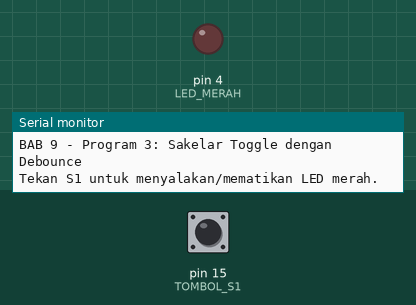
Recording of a sketch running on a simulated Arduino Uno, built with avr-gcc and run on an emulated ATmega328P. Parts: output pins drawn as LEDs (lit = HIGH), the last lines printed to the serial monitor. The test bench sets the inputs (shaded band); at power-on: pin 15 (TOMBOL_S1) LOW.

Above: at 1.2 s.
1.3 s: pin 15 (TOMBOL_S1) pulled HIGH for 0.15 s
At 2.0 s:
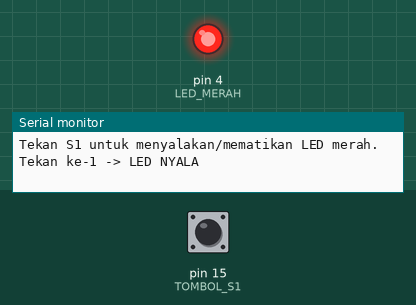
2.9 s: pin 15 (TOMBOL_S1) pulled HIGH for 1 s
At 4.3 s:
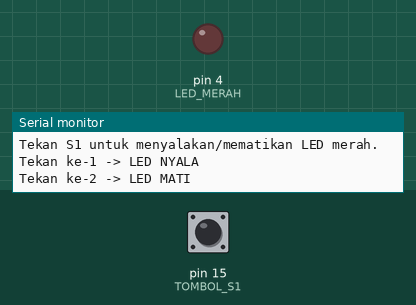
5.4 s: pin 15 (TOMBOL_S1) pulled HIGH for 3.2 s
At 6.3 s:
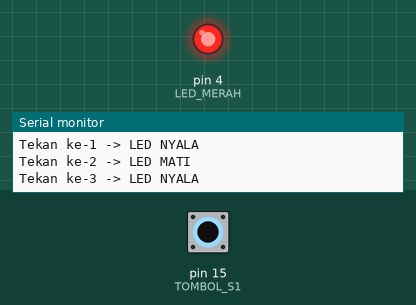
Timing chart, 0 to 8.4 s (numbered marks = the images above; inputs shaded):
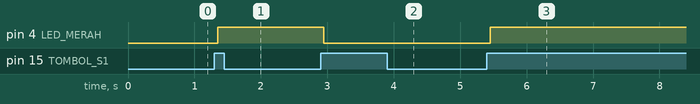

The sketch:

p3_toggle_debounce.ino
```cpp
/*
 * BAB 9 - Program 3: Sakelar Toggle dengan Debounce
 * Setiap kali S1 ditekan, LED merah berganti keadaan (nyala <-> mati).
 * Debounce memakai millis(), jadi satu tekanan = satu kali hitung.
 *
 * Rangkaian:
 *   Tombol S1 (pin kuning ke-3) → IO15
 *   LED1 (merah)                → IO4
 */

#define TOMBOL_S1 15
#define LED_MERAH 4

const unsigned long WAKTU_DEBOUNCE = 50;  // ms: bacaan harus stabil selama ini

int bacaanSebelumnya = LOW;      // bacaan mentah pada putaran loop() sebelumnya
int statusStabil = LOW;          // keadaan tombol yang sudah lolos debounce
unsigned long waktuBerubah = 0;  // kapan bacaan mentah terakhir kali berubah

bool ledNyala = false;  // keadaan LED: true = nyala, false = mati
int jumlahTekan = 0;

void setup() {
  Serial.begin(115200);
  pinMode(TOMBOL_S1, INPUT);
  pinMode(LED_MERAH, OUTPUT);
  digitalWrite(LED_MERAH, LOW);

  Serial.println("BAB 9 - Program 3: Sakelar Toggle dengan Debounce");
  Serial.println("Tekan S1 untuk menyalakan/mematikan LED merah.");
}

void loop() {
  int bacaan = digitalRead(TOMBOL_S1);

  // 1. Bacaan mentah berubah (karena ditekan, dilepas, atau memantul)?
  //    Catat waktunya: "stopwatch" diulang dari nol.
  if (bacaan != bacaanSebelumnya) {
    waktuBerubah = millis();
    bacaanSebelumnya = bacaan;
  }

  // 2. Bacaan tidak berubah lagi selama lebih dari WAKTU_DEBOUNCE
  //    dan berbeda dari status stabil → perubahan yang sungguhan.
  if ((millis() - waktuBerubah) > WAKTU_DEBOUNCE && bacaan != statusStabil) {
    statusStabil = bacaan;

    // 3. Edge detection: hanya bereaksi saat tombol baru ditekan (LOW → HIGH)
    if (statusStabil == HIGH) {
      ledNyala = !ledNyala;  // balik keadaan LED
      digitalWrite(LED_MERAH, ledNyala ? HIGH : LOW);
      jumlahTekan++;

      Serial.print("Tekan ke-");
      Serial.print(jumlahTekan);
      Serial.print(" -> LED ");
      Serial.println(ledNyala ? "NYALA" : "MATI");
    }
  }
}
```

Measured:
- after the input at 1.3 s, pin 4 (LED_MERAH): LOW → HIGH after 0.05 s
- after the input at 2.9 s, pin 4 (LED_MERAH): HIGH → LOW after 0.05 s
- after the input at 5.4 s, pin 4 (LED_MERAH): LOW → HIGH after 0.05 s
